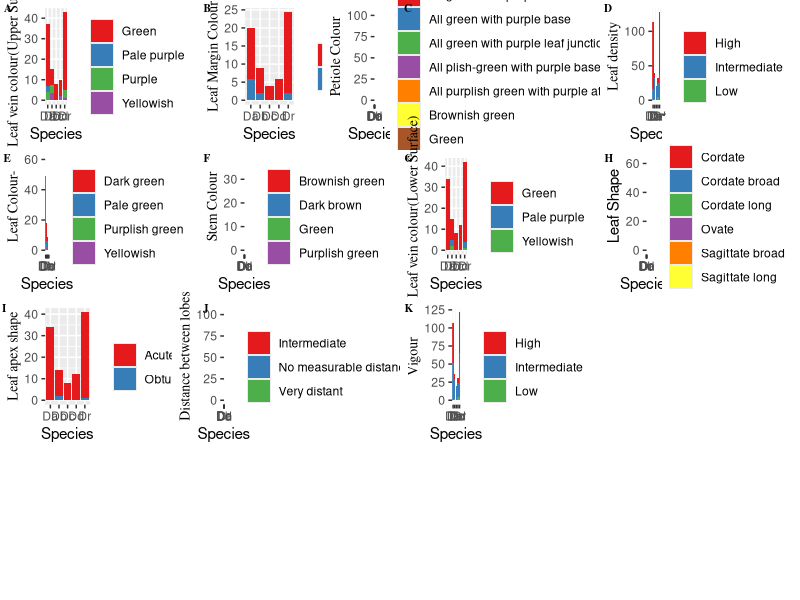
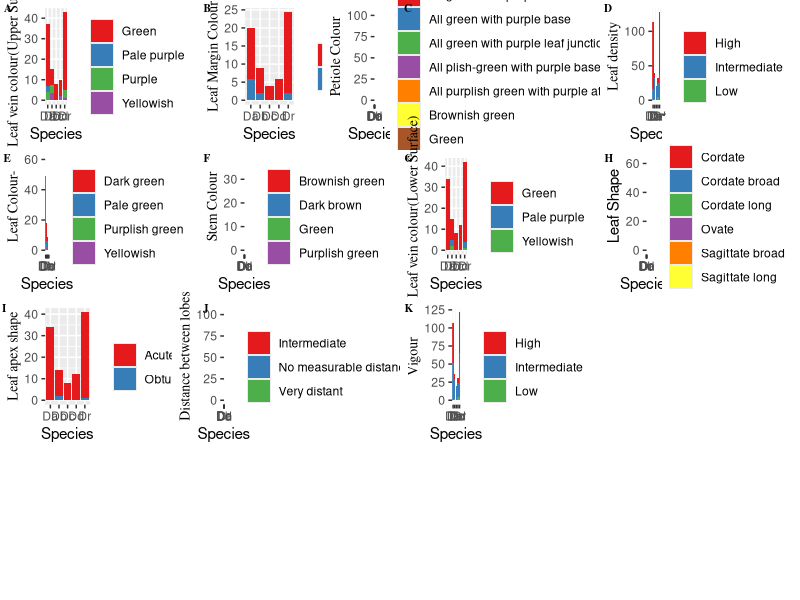

The R script that drew these images, in order: (Note: this script raises an error after producing the figures.)
############################################################################
############################################################################
###                                                                      ###
###                       FIELD DATA VISUALIZATION                       ###
###                                                                      ###
############################################################################
############################################################################


library(tidyverse)
library(readxl)
library(cowplot)

data1 <- read_excel('Data/Copy of Field data Mature trait.xlsx')


data1 <- data1 %>% mutate(across(.cols = c(1:2),.fns = factor))


# Stem Colour
p1 <- ggplot(data = data1,mapping = aes(x = Species,y = `Stem Colour`,fill=Category...6))+geom_col()+scale_fill_brewer(name='',palette = 'Set1')+
  theme(axis.title.y = element_text(family = 'serif',size = 10))


# Leaf Margin colours
p2 <- ggplot(data = data1,mapping = aes(x = Species,y = `Leaf Margin Colour`,fill=Category...8))+geom_col()+
  scale_fill_brewer(name='',palette = 'Set1')+
  theme(axis.title.y = element_text(family = 'serif',size = 10))


# Petiole Colour
p3 <- ggplot(data = data1,aes(x = Species,y = `Petiole Colour`,fill=Category...10))+
  geom_col()+
  scale_fill_brewer(name='',palette = 'Set1')+
  theme(axis.title.y = element_text(family = 'serif',size = 10))


# Leaf density
p4 <- ggplot(data = data1,aes(x = Species,y = `Leaf density`,fill=Category...12))+
  geom_col()+
  scale_fill_brewer(name='',palette = 'Set1')+
  theme(axis.title.y = element_text(family = 'serif',size = 10))

# Leaf Colour
p5 <- ggplot(data = data1,aes(x = Species,y = `Leaf Colour-`,fill=Category...14))+
  geom_col()+
  scale_fill_brewer(name='',palette = 'Set1')+
  theme(axis.title.y = element_text(family = 'serif',size = 10))

# Leaf Vein Colour Upper
p6 <- ggplot(data = data1,aes(x = Species,y = `Leaf vein colour(Upper Surface)`,fill=Category...16))+
  geom_col()+
  scale_fill_brewer(name='',palette = 'Set1')+
  theme(axis.title.y = element_text(family = 'serif',size = 10))


# Leaf Vein Colour (Lower Surface)
p7 <- ggplot(data = data1,aes(x = Species,y = `Leaf vein colour(Lower Surface)`,fill=Category...18))+
  geom_col()+
  scale_fill_brewer(name='',palette = 'Set1')+
  theme(axis.title.y = element_text(family = 'serif',size = 10))



# Leaf Shape
p8 <- ggplot(data = data1,aes(x = Species,y = `Leaf Shape`,fill=Category...20))+
  geom_col()+
  scale_fill_brewer(name='',palette = 'Set1')

# Leaf Apex Shape
p9 <- ggplot(data = data1,aes(x = Species,y = `Leaf apex shape`,fill=Category...22))+
  geom_col()+
  scale_fill_brewer(name='',palette = 'Set1')+
  theme(axis.title.y = element_text(family = 'serif',size = 10))

# Distance between lobes
p10 <- ggplot(data = data1,aes(x = Species,y = `Distance between lobes`,fill=Category...24))+
  geom_col()+
  scale_fill_brewer(name='',palette = 'Set1')+
  theme(axis.title.y = element_text(family = 'serif',size = 10))

# Vigour
p11 <- ggplot(data = data1,mapping = aes(x = Species,y = Vigour,fill=Category...4))+geom_col()+scale_fill_brewer(name='',palette = 'Set1')+
  theme(axis.title.y = element_text(family = 'serif',size = 10))


plot_grid(p6,p2,p3,p4,p5,p1,p7,p8,p9,p10,p11,nrow = 4,ncol = 4,rel_widths = c(1,1),labels = 'AUTO',label_size = 8,label_fontfamily = 'serif')


ggsave(path = here::here('Plot'),'Demo.png',width = 17,height = 12,dpi = 450)




# Analysis for Pot Experiment

data <- read_excel('Data/Copy of Mature trait data pot exp.xlsx')

# Stem Color for Pot Experiment
ggplot(data = data,aes(x = Specie,`Stem Colour`,fill=Category...4))+geom_col()+scale_fill_brewer(name='',palette = 'Set1')+
theme(axis.title.y = element_text(family = 'serif',size = 10))


# Leaf Color
ggplot(data = data,aes(x = Specie,`Leaf colour`,fill=Category...6))+geom_col()+scale_fill_brewer(name='',palette = 'Set1')+
theme(axis.title.y = element_text(family = 'serif',size = 14))

# Leaf Margin Color
ggplot(data = data,aes(x = Specie,`Leaf margin colour`,fill=Category...8))+geom_col()+scale_fill_brewer(name='',palette = 'Set1')+
  theme(axis.title.y = element_text(family = 'serif',size = 14))
